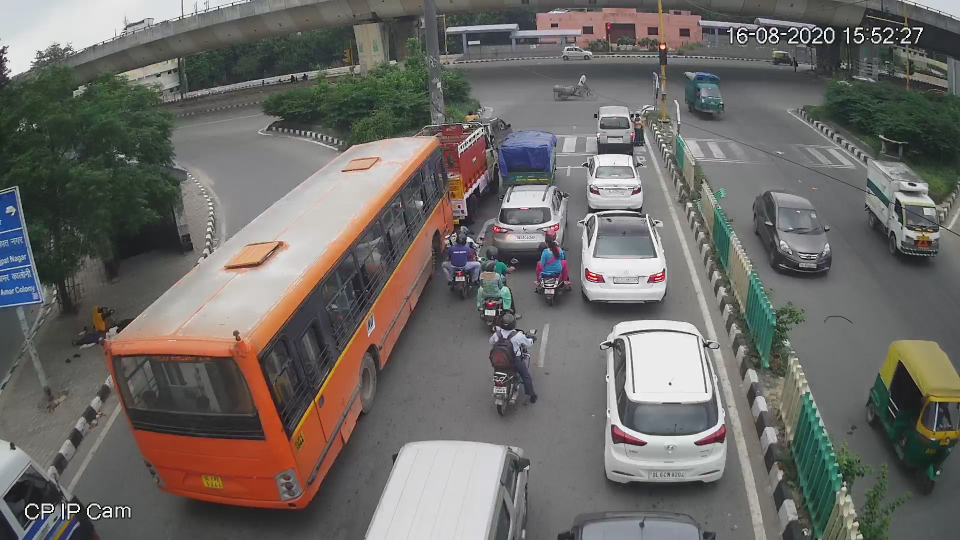
//> input picture traffic.jpg, 1920 x 1080 px (shown at 1/2 size)
$ ./asgn1 traffic.jpg   (built with g++ and OpenCV 4)
//> lines starting //> are read from the running program, lines starting //| are printed output that depends on the picture
#include <iostream>
#include <stdio.h>
#include <opencv2/opencv.hpp>

using namespace cv;
using namespace std;

// Defining a vector of points to store the coordinates of the corners
// of the rectangle defining the region of interest
// *globally defining the pts_src vector as it is used by the call back function
vector<Point2f> pts_src;

void LeftClick(int event, int x, int y, int flags, void* param) {

	if (event == EVENT_LBUTTONDOWN) {
		Point2f p = Point2f(x,y);
		pts_src.push_back(p);
	}

}

int main(int argc, char* argv[]) {

	if (argc == 1) {
		cout << "Error: No image has been input to the executable.\n"
			 << "Please write the name of the image file you want to use, as a command line argument.\n"
			 << "For example: ./asgn1 traffic.jpg" << endl;
		return -1;
	}

	if (argc > 2) {
		cout << "Error: More arguments than needed. \n"
			 << "Please enter the name of only one image file. \n"
			 << "For example: ./asgn1 traffic.jpg" << endl;
			 return -1;
	}

	// Saving the name of the input image in a string
	string filename = argv[1];

	// Read image from file
	Mat img = imread(argv[1]);
//> img is the input picture: 1080 rows x 1920 cols, CV_8UC3; mean B, G, R 102.5, 106.2, 109.1

	// Converting the image to grayscale
	Mat grayImg;

	cvtColor(img, grayImg, COLOR_BGR2GRAY);
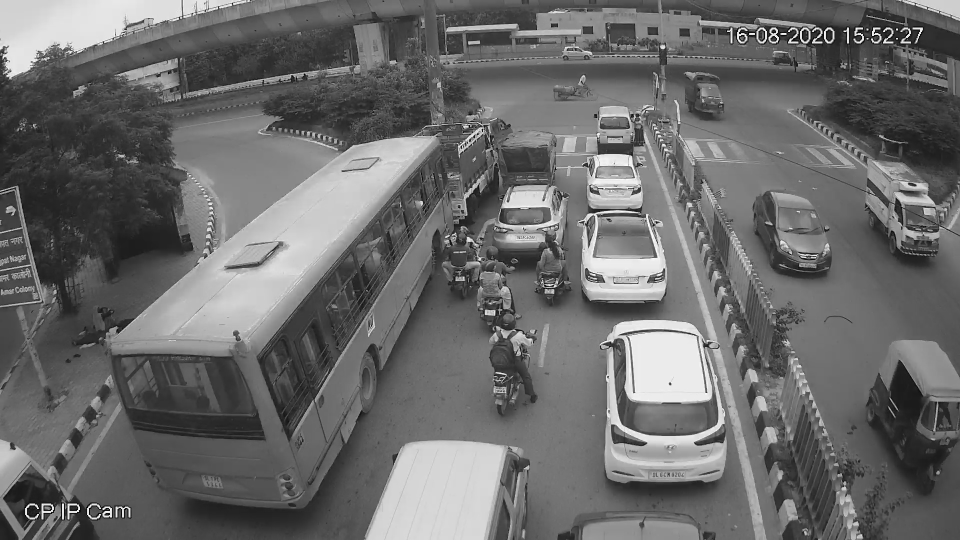
//> grayImg: 1080 rows x 1920 cols, CV_8UC1 (shown at 1/2 size); min 0, max 255, mean 106.6

	// if the program fails to read the mentioned image
	if (img.empty()) {
		// return an error message and terminate the process
		cout << "Error: The image file could not be correctly read. \n"
			 << "Please check the file path or extension. \n"
			 << endl;

		// exit the process
		return -1;
	}

	//Create a window
	namedWindow("Original Frame", 1);

	//set the callback function for any mouse event
	setMouseCallback("Original Frame", LeftClick, NULL);

	//show the image
	imshow("Original Frame", grayImg);

	// Wait until user press some key and then close
	waitKey(0);
//> the left mouse button is pressed and released at (480, 270)
//> the left mouse button is pressed and released at (1440, 270)
//> the left mouse button is pressed and released at (1440, 810)
//> the left mouse button is pressed and released at (480, 810)
	destroyWindow("Original Frame");

	//error handling if the user clicks at less or more than 4 points
	if (pts_src.size() < 4) {
		cout << "Error: You have clicked on too little points. Please select 4 points on the image, in anticlockwise direction." << endl;
		return -1;
	}

	else if (pts_src.size() > 4) {
		cout << "Error: You have clicked on too many points. Please select only 4 points on the image, in anticlockwise direction." << endl;
		return -1;
	}

	// Defining a vector of points to store the coordinates of the corners
	// of the rectangle defining destination of the region of interest in the
	// warped image
	vector<Point2f> pts_dst;
	pts_dst.push_back(Point2f(472,52));
	pts_dst.push_back(Point2f(472,830));
	pts_dst.push_back(Point2f(800,830));
	pts_dst.push_back(Point2f(800,52));


	// defining and calculating the homography matrix for the transformation
	Mat h = findHomography(pts_src, pts_dst);

	// defining and generating the output image by warping the perspective
	Mat warpedImg;

	warpPerspective(img, warpedImg, h, img.size());
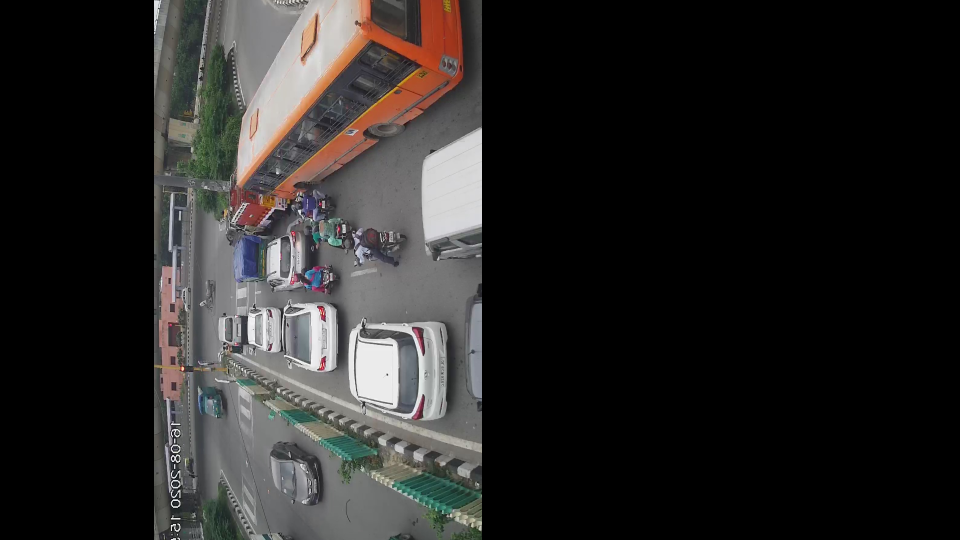
//> warpedImg: 1080 rows x 1920 cols, CV_8UC3 (shown at 1/2 size); mean B, G, R 37.6, 38.6, 40.2

	// saving the warped image under the name "warped_<original_image_name>.jpg"
	imwrite("warped_"+filename, warpedImg);

	// show the warped image
	imshow("Projected Frame", warpedImg);

	// Wait until user press some key and then close
	waitKey(0);
	destroyWindow("Projected Frame");

	//defining the region of the warped image to be cropped
	Rect cropped_region(472, 52, 328, 778);

	// cropping the warped image
	Mat croppedImg = warpedImg(cropped_region);
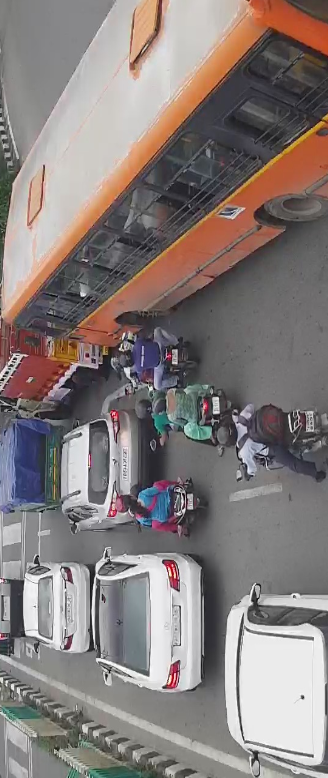
//> croppedImg: 778 rows x 328 cols, CV_8UC3; mean B, G, R 123, 124.9, 134.1

	// saving the cropped image under the name "cropped_<original_image_name>.jpg"
	imwrite("cropped_"+filename, croppedImg);

	// showing the cropped image
	imshow("Cropped Frame", croppedImg);

	// Wait until user press some key and then close
	waitKey(0);
	destroyWindow("Cropped Frame");

	return 0;
}
